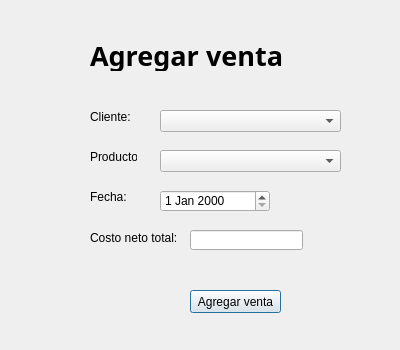
<?xml version="1.0" encoding="UTF-8"?>
<ui version="4.0">
 <class>Dialog</class>
 <widget class="QDialog" name="Dialog">
  <property name="geometry">
   <rect>
    <x>0</x>
    <y>0</y>
    <width>400</width>
    <height>350</height>
   </rect>
  </property>
  <property name="windowTitle">
   <string>Agregar venta</string>
  </property>
  <widget class="QLabel" name="label_2">
   <property name="geometry">
    <rect>
     <x>90</x>
     <y>40</y>
     <width>241</width>
     <height>31</height>
    </rect>
   </property>
   <property name="font">
    <font>
     <family>Poppins SemiBold</family>
     <pointsize>20</pointsize>
     <weight>75</weight>
     <bold>true</bold>
    </font>
   </property>
   <property name="text">
    <string>Agregar venta</string>
   </property>
  </widget>
  <widget class="QComboBox" name="comboBoxCliente">
   <property name="geometry">
    <rect>
     <x>160</x>
     <y>110</y>
     <width>181</width>
     <height>22</height>
    </rect>
   </property>
  </widget>
  <widget class="QLabel" name="label">
   <property name="geometry">
    <rect>
     <x>90</x>
     <y>110</y>
     <width>47</width>
     <height>13</height>
    </rect>
   </property>
   <property name="text">
    <string>Cliente:</string>
   </property>
  </widget>
  <widget class="QLabel" name="label_3">
   <property name="geometry">
    <rect>
     <x>90</x>
     <y>150</y>
     <width>47</width>
     <height>13</height>
    </rect>
   </property>
   <property name="text">
    <string>Producto:</string>
   </property>
  </widget>
  <widget class="QLabel" name="label_4">
   <property name="geometry">
    <rect>
     <x>90</x>
     <y>190</y>
     <width>47</width>
     <height>13</height>
    </rect>
   </property>
   <property name="text">
    <string>Fecha:</string>
   </property>
  </widget>
  <widget class="QLabel" name="label_5">
   <property name="geometry">
    <rect>
     <x>90</x>
     <y>230</y>
     <width>91</width>
     <height>16</height>
    </rect>
   </property>
   <property name="text">
    <string>Costo neto total:</string>
   </property>
  </widget>
  <widget class="QComboBox" name="comboBoxProducto">
   <property name="geometry">
    <rect>
     <x>160</x>
     <y>150</y>
     <width>181</width>
     <height>22</height>
    </rect>
   </property>
  </widget>
  <widget class="QDateEdit" name="dateEditFecha">
   <property name="geometry">
    <rect>
     <x>160</x>
     <y>190</y>
     <width>110</width>
     <height>22</height>
    </rect>
   </property>
  </widget>
  <widget class="QLineEdit" name="lineEditCostoNetoTotal">
   <property name="geometry">
    <rect>
     <x>190</x>
     <y>230</y>
     <width>113</width>
     <height>20</height>
    </rect>
   </property>
  </widget>
  <widget class="QPushButton" name="pushButtonAgregarVenta">
   <property name="geometry">
    <rect>
     <x>190</x>
     <y>290</y>
     <width>91</width>
     <height>23</height>
    </rect>
   </property>
   <property name="text">
    <string>Agregar venta</string>
   </property>
  </widget>
 </widget>
 <resources/>
 <connections/>
</ui>
